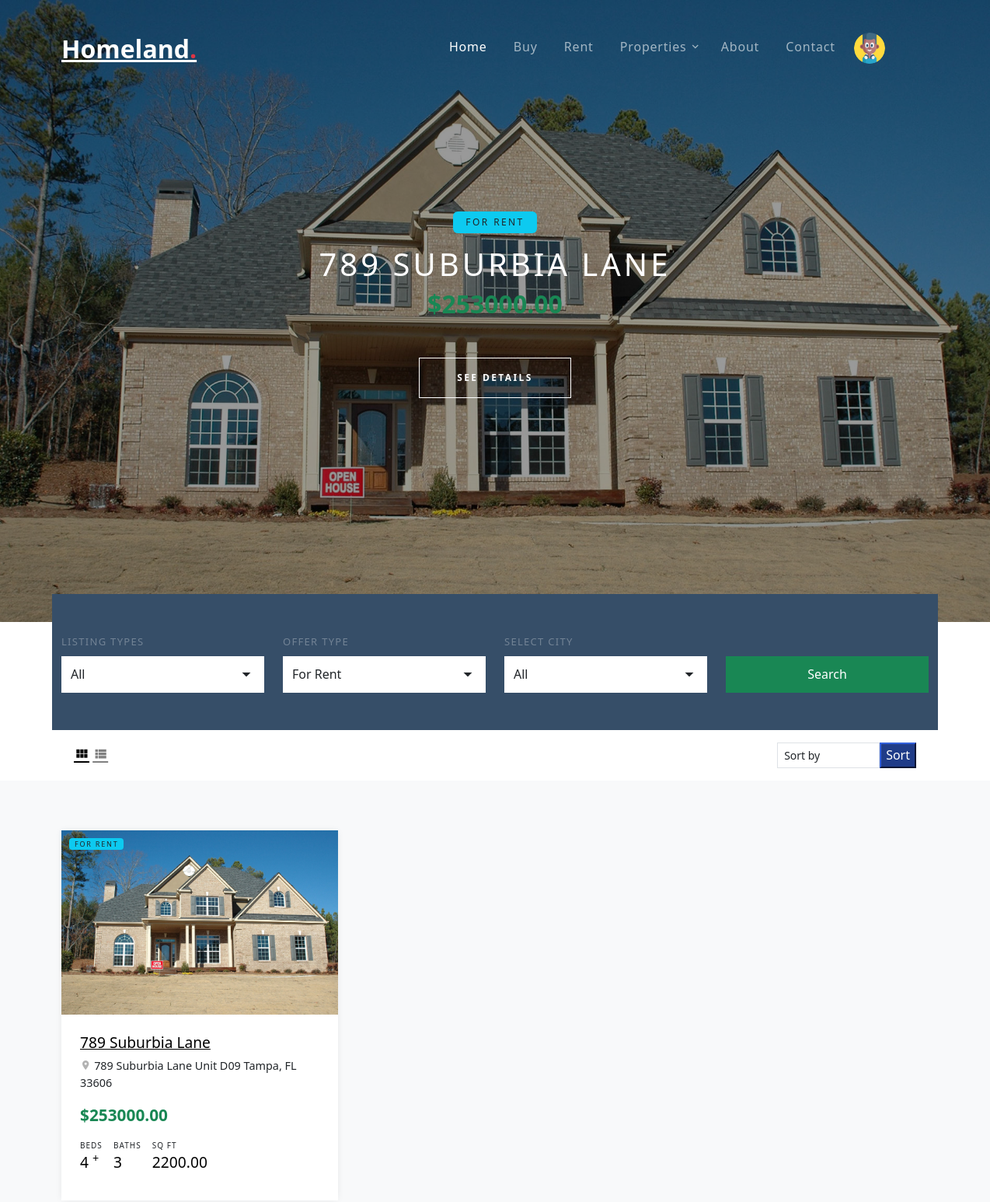
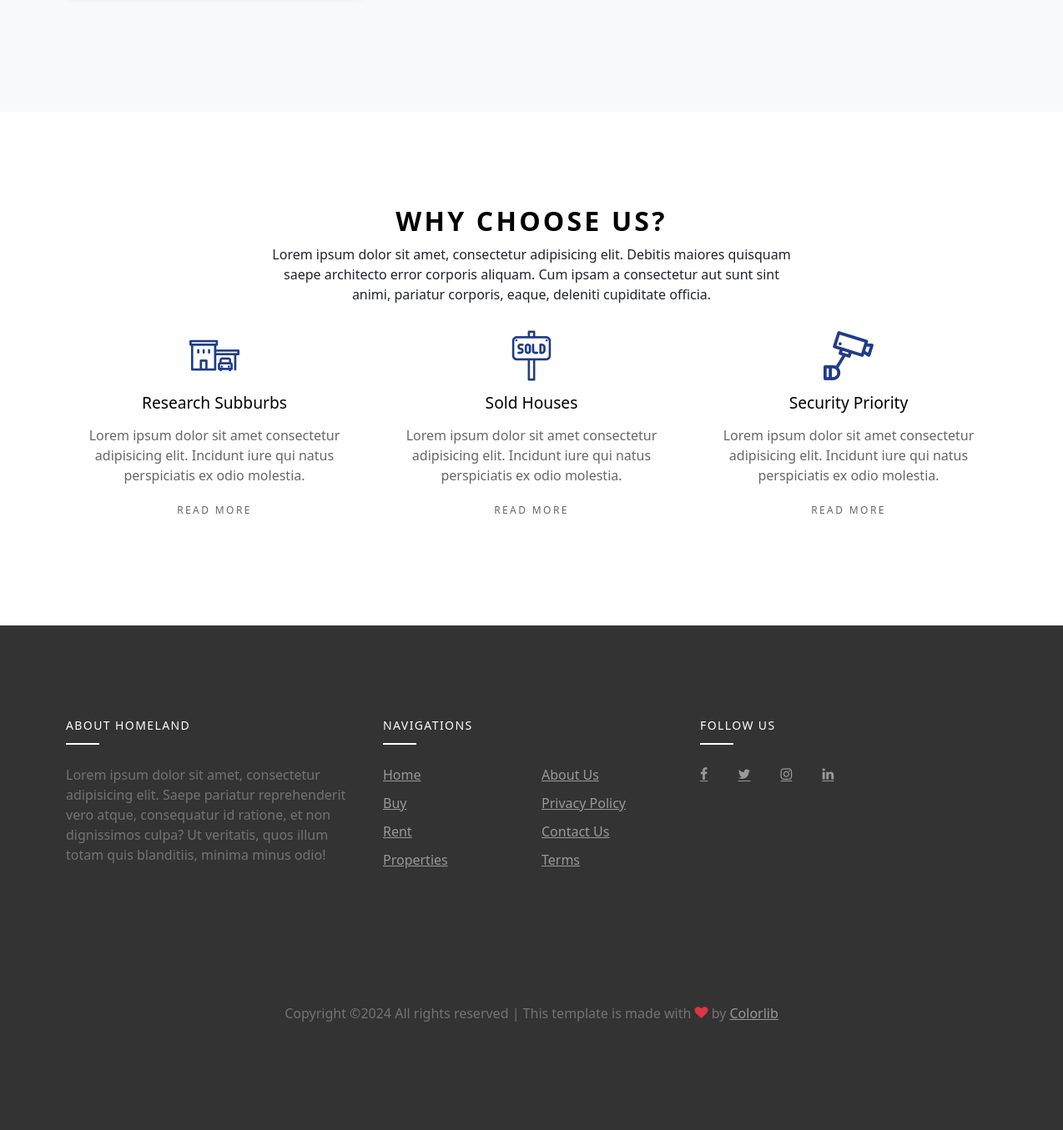
Page /rent.php (signed in) on the committed database (2 pictures, top to bottom).
### tables this page shows
CREATE TABLE IF NOT EXISTS properties (
    id INT AUTO_INCREMENT PRIMARY KEY,
    title VARCHAR(255) NOT NULL UNIQUE,
    description TEXT,
    price DECIMAL(15, 2),
    street_address VARCHAR(255),   
    unit VARCHAR(50),   
    city VARCHAR(255),
    state VARCHAR(255),
    zip_code VARCHAR(20),
    size_sqft DECIMAL(10, 2) NOT NULL,
    price_sqft DECIMAL(10,2) NOT NULL,
    bedrooms INT,
    bathrooms INT,
    garage_spaces INT DEFAULT 0,
    area DECIMAL(10, 2),  
    year_built YEAR,
    features TEXT,
    status ENUM('Available', 'Sold') DEFAULT 'Available',
    property_type VARCHAR(255) NOT NULL UNIQUE,
    property_status ENUM('For Rent', 'For Sale', 'For Lease', 'For Rent or Sale', 'For Rent or Lease', 'For Sale or Lease', 'For Rent, Sale, or Lease') NOT NULL,
    image VARCHAR(255),
    admin_id INT,
    created_at TIMESTAMP DEFAULT CURRENT_TIMESTAMP,
    updated_at TIMESTAMP DEFAULT CURRENT_TIMESTAMP ON UPDATE CURRENT_TIMESTAMP,
    FOREIGN KEY (admin_id) REFERENCES admins(id)
);

### functions/database.php (called while the page is built, shortened)
<?php require_once "C:/xampp/htdocs/Homeland/config/config.php"?>
<?php
    function searchPropertiesByofferType($offerType) {
        global $pdo;
        $query = "SELECT * FROM properties";
        if (!empty($offerType)) {
            $query .= " WHERE property_status = :offerType";
        }
        $stmt = $pdo->prepare($query);
        if (!empty($offerType)) {
            $stmt->bindParam(':offerType', $offerType);
        }
        $stmt->execute();
        return $stmt->fetchAll(PDO::FETCH_ASSOC);
    }
?>

### functions/helpers.php (called while the page is built, shortened)
<?php
    function URL($path = '') {
        $baseURL = 'http://localhost/Homeland/';
        $path = trim($path, '/');
        return $baseURL . $path;
    }

### rent.php (the view, shortened to what this page needs)
<?php require_once "includes/header.php"?>
    <?php require_once "functions/database.php"?>
    <?php
      $propsForRent = searchPropertiesByofferType('For Rent');
      $propsForRentSlice = array_slice($propsForRent, 0, 4);
    ?>
    <div class="slide-one-item home-slider owl-carousel">
      <?php foreach($propsForRentSlice as $prop): ?>
          <div class="site-blocks-cover overlay" style="background-image: url(assets/uploads/properties/images/<?=$prop['image']?>);" data-aos="fade" data-stellar-background-ratio="0.5">
            <div class="container">
              <div class="row align-items-center justify-content-center text-center">
                <div class="col-md-10">
                  <span class="d-inline-block bg-info text-dark px-3 mb-3 property-offer-type rounded">
                    <?=$prop['property_status']?>
                  </span>
                  <h1 class="mb-2">
                    <?=$prop['street_address']?>
                  </h1>
                  <p class="mb-5"><strong class="h2 text-success font-weight-bold">
                    $<?=$prop['price']?>
                  </strong></p>
                  <p>
                    <a
                      href="<?php echo URL("property-details.php?id=$prop[id]")?>"
                      class="btn btn-white btn-outline-white py-3 px-5 rounded-0 btn-2"
                    >
                      See Details
                    </a>
                  </p>
                </div>
              </div>
            </div>
          </div>
      <?php endforeach;?>
    </div>
    <div class="site-section site-section-sm pb-0">
      <div class="container">
        <div class="row">
          <form class="form-search col-md-12" method="POST" style="margin-top: -100px;">
            <div class="row  align-items-end">
              <div class="col-md-3">
                <label for="list-types">Listing Types</label>
                <div class="select-wrap">
                  <select name="list-types" id="list-types" class="form-control d-block rounded-0">
                  <option value="">All</option>
                  </select>
                </div>
              </div>
              <div class="col-md-3">
                <label for="offer-types">Offer Type</label>
                <div class="select-wrap">
                  <select name="offer-types" id="offer-types" class="form-control d-block rounded-0">
                    <option value="For Rent" selected>For Rent</option>
                  </select>
                </div>
              </div>
              <div class="col-md-3">
                <label for="select-city">Select City</label>
                <div class="select-wrap">
                  <select name="select-city" id="select-city" class="form-control d-block rounded-0">
                  <option value="">All</option>
                  </select>
                </div>
              </div>
              <div class="col-md-3">
                <input type="submit" name="search" class="btn btn-success text-white btn-block rounded-0" value="Search">
              </div>
            </div>
          </form>
        </div>
        <div class="row">
          <div class="col-md-12">
            <div class="view-options bg-white py-3 px-3 d-md-flex align-items-center">
              <div class="mr-auto">
                <a href="index.php" class="icon-view view-module active"><span class="icon-view_module"></span></a>
                <a href="view-list.php" class="icon-view view-list"><span class="icon-view_list"></span></a>
              </div>
              <form method="POST" action="">
                <div class="d-flex">
                  <div class="select-wrap">
                      <select name="sort" class="form-control form-control-sm d-block rounded-0">
                          <option value="">Sort by</option>
                      </select>
                  </div>
                  <input type="submit" class="btn-primary" name="sortBy" value="Sort">
                </div>
              </form>
            </div>
          </div>
        </div>
      </div>
    </div>
    <div class="site-section site-section-sm bg-light">
      <div class="container">
        <div class="row mb-5">
            <?php if (empty($propsForRent)): ?>
                <div class="col-12">
                  <div class="alert alert-info alert-dismissible fade show" role="alert">
                    No properties found matching your criteria.
                    <button type="button" class="btn-close" data-bs-dismiss="alert" aria-label="Close"></button>
                  </div>
                </div>
            <?php else: ?>
                <?php foreach($propsForRent as $prop): ?>
                  <div class="col-md-6 col-lg-4 mb-4">
                    <div class="property-entry h-100">
                      <a
                        href="<?php echo URL("property-details.php?id=$prop[id]")?>"
                        class="property-thumbnail text-decoration-none"
                      >
                        <div class="offer-type-wrap">
                          <span class="offer-type bg-info text-dark">
                            <?=$prop['property_status']?>
                          </span>
                        </div>
                        <img src="assets/uploads/properties/images/<?=$prop['image']?>" alt="Image" class="img-fluid">
                      </a>
                      <div class="p-4 property-body">
                        <h2 class="property-title">
                          <a href="<?php echo URL("property-details.php?id=$prop[id]")?>"
                          >
                            <?=$prop['street_address']?>
                          </a>
                        </h2>
                        <span class="property-location d-block mb-3">
                          <span class="property-icon icon-room"></span>
                          <?=$prop['street_address']?>
                          <?=$prop['unit']?>
                          <?=$prop['city']?>,
                          <?=$prop['state']?> <?=$prop['zip_code']?>
                        </span>
                        <strong class="property-price text-primary mb-3 d-block text-success">
                          $<?=$prop['price']?>
                        </strong>
                        <ul class="property-specs-wrap mb-3 mb-lg-0">
                          <li>
                            <span class="property-specs">Beds</span>
                            <span class="property-specs-number">
                              <?=$prop['bedrooms']?> <sup>+</sup>
                            </span>
                          </li>
                          <li>
                            <span class="property-specs">Baths</span>
                            <span class="property-specs-number">
                              <?=$prop['bathrooms']?>
                            </span>
                          </li>
                          <li>
                            <span class="property-specs">SQ FT</span>
                            <span class="property-specs-number">
                              <?=$prop['size_sqft']?>
                            </span>
                          </li>
                        </ul>
                      </div>
                    </div>
                  </div>
                <?php endforeach;?>
            <?php endif; ?>
        </div>
      </div>
    </div>
    <div class="site-section">
      <div class="container">
        <div class="row justify-content-center">
          <div class="col-md-7 text-center">
            <div class="site-section-title">
              <h2>Why Choose Us?</h2>
            </div>
            <p>Lorem ipsum dolor sit amet, consectetur adipisicing elit. Debitis maiores quisquam saepe architecto error corporis aliquam. Cum ipsam a consectetur aut sunt sint animi, pariatur corporis, eaque, deleniti cupiditate officia.</p>
          </div>
        </div>
        <div class="row">
          <div class="col-md-6 col-lg-4">
            <a href="#" class="service text-center text-decoration-none">
              <span class="icon flaticon-house"></span>
              <h2 class="service-heading">Research Subburbs</h2>
              <p>Lorem ipsum dolor sit amet consectetur adipisicing elit. Incidunt iure qui natus perspiciatis ex odio molestia.</p>
              <p><span class="read-more">Read More</span></p>
            </a>
          </div>
          <div class="col-md-6 col-lg-4">
            <a href="#" class="service text-center text-decoration-none">
              <span class="icon flaticon-sold"></span>
              <h2 class="service-heading">Sold Houses</h2>
              <p>Lorem ipsum dolor sit amet consectetur adipisicing elit. Incidunt iure qui natus perspiciatis ex odio molestia.</p>
              <p><span class="read-more">Read More</span></p>
            </a>
          </div>
          <div class="col-md-6 col-lg-4">
            <a href="#" class="service text-center text-decoration-none">
              <span class="icon flaticon-camera"></span>
              <h2 class="service-heading">Security Priority</h2>
              <p>Lorem ipsum dolor sit amet consectetur adipisicing elit. Incidunt iure qui natus perspiciatis ex odio molestia.</p>
              <p><span class="read-more">Read More</span></p>
            </a>
          </div>
        </div>
      </div>
    </div>
    <?php require_once "includes/footer.php"?>

### rows in the picture
properties: image (picture), property_status "FOR RENT", street_address "789 SUBURBIA LANE", price "253000.00", street_address "789 Suburbia Lane", unit "Unit D09", city "Tampa", state "FL", zip_code "33606", bedrooms "4", bathrooms "3", size_sqft "2200.00"
